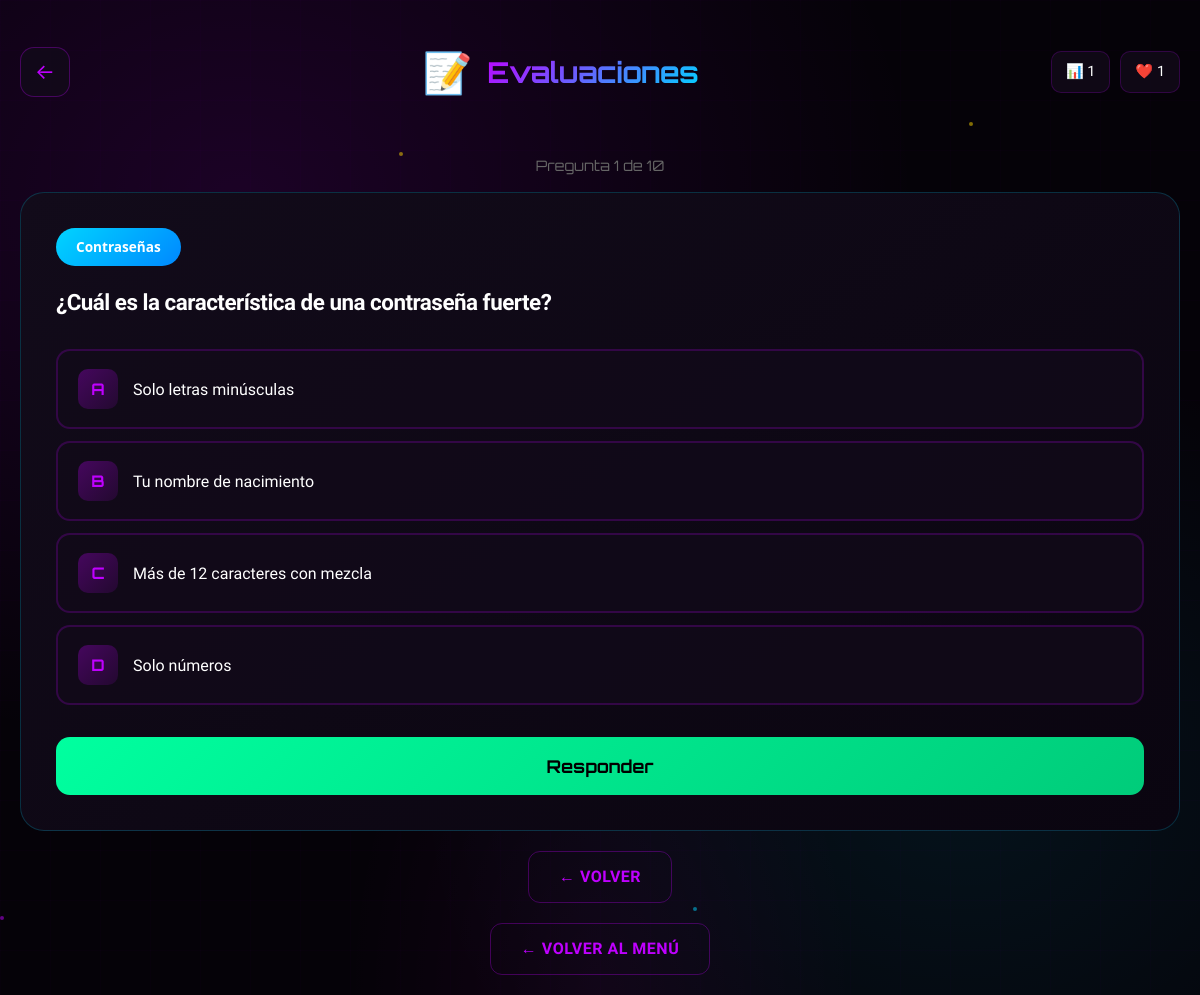
The app's page /evaluaciones.php?test=1 (signed in) with its own data.
### tables this page shows
CREATE TABLE `usuarios` (
  `id` int(11) NOT NULL,
  `username` varchar(50) DEFAULT NULL,
  `password` varchar(255) DEFAULT NULL,
  `score` int(11) DEFAULT 0,
  `nivel` int(11) DEFAULT 1,
  `xp` int(11) DEFAULT 0,
  `vidas` int(11) DEFAULT 3,
  `racha` int(11) DEFAULT 0,
  `dificultad` int(11) DEFAULT 1,
  `ultima_fecha` datetime DEFAULT NULL,
  `max_racha` int(11) DEFAULT 0
);

CREATE TABLE `evaluaciones` (
  `id` int(11) NOT NULL,
  `categoria` varchar(50) DEFAULT NULL,
  `pregunta` text DEFAULT NULL,
  `opcion_a` varchar(255) DEFAULT NULL,
  `opcion_b` varchar(255) DEFAULT NULL,
  `opcion_c` varchar(255) DEFAULT NULL,
  `opcion_d` varchar(255) DEFAULT NULL,
  `respuesta_correcta` char(1) DEFAULT NULL,
  `explicacion` text DEFAULT NULL
);

### evaluaciones.php (the view, shortened to what this page needs)
<?php
include "config.php";
$user = $conn->query("SELECT * FROM usuarios WHERE id=".$_SESSION["id"])->fetch_assoc();
$stats_generales = $conn->query("
    SELECT
        COUNT(*) as total,
        SUM(CASE WHEN correcta = 1 THEN 1 ELSE 0 END) as correctas
    FROM evaluaciones_usuario
    WHERE usuario_id = ".$_SESSION["id"]
)->fetch_assoc();
$porcentaje_acierto = $stats_generales['total'] > 0
    ? round(($stats_generales['correctas'] / $stats_generales['total']) * 100)
    : 0;
$por_categoria = $conn->query("
    SELECT e.categoria,
        COUNT(*) as total,
        SUM(CASE WHEN eu.correcta = 1 THEN 1 ELSE 0 END) as correctas
    FROM evaluaciones e
    LEFT JOIN evaluaciones_usuario eu ON e.id = eu.evaluacion_id AND eu.usuario_id = ".$_SESSION["id"]."
    GROUP BY e.categoria
")->fetch_all(MYSQLI_ASSOC);
if(isset($_GET["categoria"])) {
    $cat = $_GET["categoria"];
    $preguntas = $conn->query("SELECT * FROM evaluaciones WHERE categoria='$cat' ORDER BY RAND() LIMIT 5")->fetch_all(MYSQLI_ASSOC);
} elseif(isset($_GET["test"])) {
    $preguntas = $conn->query("SELECT * FROM evaluaciones ORDER BY RAND() LIMIT 10")->fetch_all(MYSQLI_ASSOC);
} else {
    $preguntas = [];
}
?>
<!DOCTYPE html>
<html>
<head>
<link rel="stylesheet" href="style.css">
</head>
<body>
<div class="particles-bg" id="particles"></div>
<div class="container">
    <header class="game-header">
        <a href="menu.php" class="back-btn">←</a>
        <div class="game-title-simple">
            <span class="game-icon-sm">📝</span>
            <h1>Evaluaciones</h1>
        </div>
        <div class="game-stats-mini">
            <span class="mini-stat">📊 <?= $user["nivel"] ?></span>
            <span class="mini-stat">❤️ <?= $user["vidas"] ?></span>
        </div>
    </header>
    <?php if(empty($preguntas)): ?>
    <div class="evaluation-stats mb-4">
        <div class="stat-card">
            <span class="stat-number"><?= $stats_generales['total'] ?></span>
            <span class="stat-label">Preguntas</span>
        </div>
        <div class="stat-card highlight">
            <span class="stat-number"><?= $porcentaje_acierto ?>%</span>
            <span class="stat-label">Aciertos</span>
        </div>
        <div class="stat-card">
            <span class="stat-number"><?= $stats_generales['correctas'] ?></span>
            <span class="stat-label">Correctas</span>
        </div>
    </div>
    <div class="test-options mb-4">
        <a href="evaluaciones.php?test=1" class="test-option-card">
            <div class="test-icon">🎯</div>
            <h3>Test Completo</h3>
            <p>10 preguntas aleatorias de todas las categorías</p>
            <span class="xp-reward">+50 XP al completar</span>
        </a>
    </div>
    <h3 class="section-title mb-3">Categorías</h3>
    <div class="categories-grid">
        <?php foreach($por_categoria as $cat): ?>
        <?php
        $cat_porcentaje = $cat['total'] > 0 ? round(($cat['correctas'] / $cat['total']) * 100) : 0;
        $cat_iconos = [
            "Firewalls" => "🛡️",
            "Contraseñas" => "🔑",
            "Malware" => "🦠",
            "Phishing" => "🎣",
            "Cifrado" => "🔐",
            "Redes" => "🌐",
            "Backup" => "💾",
            "Ataques" => "⚔️",
            "OSI" => "📊",
            "OWASP" => "🏆",
            "Herramientas" => "🔧"
        ];
        ?>
        <a href="evaluaciones.php?categoria=<?= urlencode($cat['categoria']) ?>" class="category-card">
            <div class="cat-icon"><?= $cat_iconos[$cat['categoria']] ?? '📚' ?></div>
            <div class="cat-info">
                <h4><?= $cat['categoria'] ?></h4>
                <div class="cat-stats">
                    <span><?= $cat['correctas'] ?>/<?= $cat['total'] ?></span>
                    <span class="cat-percentage <?= $cat_porcentaje >= 70 ? 'good' : ($cat_porcentaje >= 40 ? 'medium' : 'low') ?>">
                        <?= $cat_porcentaje ?>%
                    </span>
                </div>
            </div>
            <div class="progress-bar-mini">
                <div class="progress-fill-mini" style="width: <?= $cat_porcentaje ?>%"></div>
            </div>
        </a>
        <?php endforeach; ?>
    </div>
    <?php else: ?>
    <div class="question-counter mb-3">
        Pregunta <?= count($preguntas) > 1 ? '1 de ' . count($preguntas) : '' ?>
    </div>
    <?php foreach($preguntas as $i => $preg): ?>
    <?php if($i == 0): ?>
    <div class="question-card">
        <div class="question-header">
            <span class="category-badge"><?= $preg['categoria'] ?></span>
        </div>
        <h3 class="question-text"><?= $preg['pregunta'] ?></h3>
        <form method="POST" class="options-form">
            <label class="option-label">
                <span class="option-letter">A</span>
                <span class="option-text"><?= $preg['opcion_a'] ?></span>
            </label>
            <label class="option-label">
                <span class="option-letter">B</span>
                <span class="option-text"><?= $preg['opcion_b'] ?></span>
            </label>
            <label class="option-label">
                <span class="option-letter">C</span>
                <span class="option-text"><?= $preg['opcion_c'] ?></span>
            </label>
            <label class="option-label">
                <span class="option-letter">D</span>
                <span class="option-text"><?= $preg['opcion_d'] ?></span>
            </label>
            <button type="submit" class="btn-submit">Responder</button>
        </form>
    </div>
    <?php endif; ?>
    <?php endforeach; ?>
    <div class="text-center mt-4">
        <a href="evaluaciones.php" class="btn btn-ghost-outline">← Volver</a>
    </div>
    <?php endif; ?>
    <div class="text-center mt-4">
        <a href="menu.php" class="btn btn-ghost-outline">← Volver al Menú</a>
    </div>
</div>
</body>
</html>

### style.css (style rules this page uses)
:root { --primary: #bf00ff; --primary-light: #d633ff; --primary-dark: #8b00ff; --primary-glow: rgba(191, 0, 255, 0.4); --bg: #050208; --bg-light: #0d0a15; --bg-lighter: #18101f; --bg-card: #120b1a; --text: #ffffff; --text-muted: #999999; --text-dim: #666666; --accent-cyan: #00d4ff; --accent-green: #00ff9f; --accent-gold: #ffd700; --accent-red: #ff4444; --accent-orange: #ff8800; --border: #2a1a35; --border-light: #3d2950; --shadow-glow: 0 0 30px var(--primary-glow); --shadow-card: 0 20px 60px rgba(0, 0, 0, 0.5); }
* { margin: 0; padding: 0; box-sizing: border-box; }
html { font-size: 16px; scroll-behavior: smooth; }
body { background: var(--bg); font-family: 'Segoe UI', system-ui, -apple-system, sans-serif; color: var(--text); min-height: 100vh; line-height: 1.6; overflow-x: hidden; }
body::before { content: ''; position: fixed; top: 0; left: 0; right: 0; bottom: 0; background: radial-gradient(ellipse at 20% 20%, rgba(191,0,255,0.12) 0%, transparent 50%), radial-gradient(ellipse at 80% 80%, rgba(0,212,255,0.08) 0%, transparent 40%), radial-gradient(ellipse at 50% 100%, rgba(255,0,255,0.05) 0%, transparent 30%), var(--bg); pointer-events: none; z-index: -2; }
body::after { content: ''; position: fixed; top: 0; left: 0; right: 0; bottom: 0; background-image: linear-gradient(rgba(191,0,255,0.03) 1px, transparent 1px), linear-gradient(90deg, rgba(191,0,255,0.03) 1px, transparent 1px); background-size: 50px 50px; animation: gridMove 20s linear infinite; pointer-events: none; z-index: -1; opacity: 0.5; }
h1, h2, h3, h4 { font-weight: 700; letter-spacing: -0.5px; }
h1 { font-size: 2.5rem; background: linear-gradient(135deg, var(--primary) 0%, var(--accent-cyan) 100%); -webkit-background-clip: text; -webkit-text-fill-color: transparent; background-clip: text; }
h3 { font-size: 1.2rem; color: var(--text); }
a { color: var(--primary); text-decoration: none; transition: all 0.3s; }
.btn { display: inline-flex; align-items: center; justify-content: center; gap: 8px; padding: 14px 28px; border: none; border-radius: 12px; font-size: 1rem; font-weight: 600; cursor: pointer; transition: all 0.3s cubic-bezier(0.4, 0, 0.2, 1); text-decoration: none; text-transform: uppercase; letter-spacing: 0.5px; }
.container { max-width: 1200px; margin: 0 auto; padding: 20px; }
.text-center { text-align: center; }
.mt-4 { margin-top: 20px; }
.mb-3 { margin-bottom: 15px; }

### records on screen
usuarios: nivel "1", vidas "1"
evaluaciones: categoria "Contraseñas", pregunta "¿Cuál es la característica de una contraseña fuerte?", opcion_a "Solo letras minúsculas", opcion_b "Tu nombre de nacimiento", opcion_c "Más de 12 caracteres con mezcla", opcion_d "Solo números"

### other values on screen
count($preguntas) "10"
